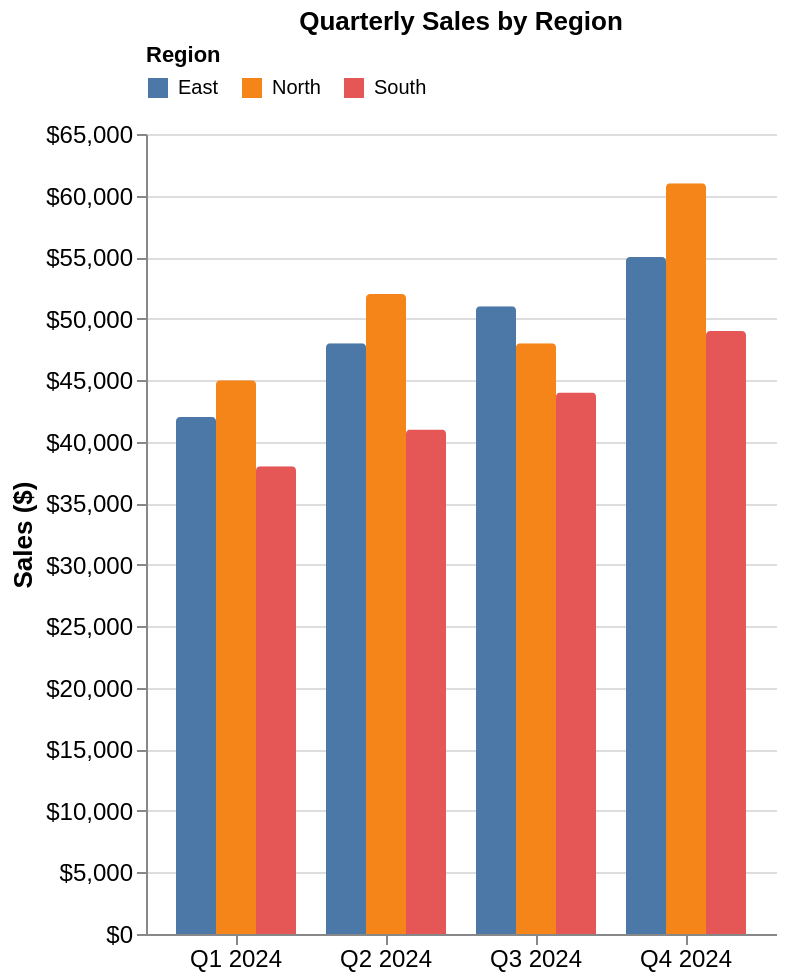

Here is the Vega-Lite specification saved for this chart:
### Vega-Lite specification from a JSON file in a GitHub repository (floating-point values rounded to 4 significant figures)
{"$schema": "https://vega.github.io/schema/vega-lite/v6.json", "_metadata": {"dataFormat": "Array of objects with 'category' (nominal), 'region' (nominal grouping variable), and 'sales' (quantitative) fields. Each category has one entry per group.", "customization": ["Replace 'values' array with your data", "Change field names in encoding.x.field, encoding.xOffset.field, encoding.y.field, encoding.color.field, and tooltip fields", "Adjust encoding.y.axis.title and encoding.y.axis.format for your units", "Update encoding.color.legend.title for your grouping variable", "Modify title and description for your context"]}, "title": "Quarterly Sales by Region", "description": "Grouped bar chart comparing quarterly sales across four regions (North, South, East, West). All regions show growth from Q1 to Q4, with North leading in most quarters.", "width": "container", "height": 400, "data": {"values": [{"category": "Q1 2024", "region": "North", "sales": 45000}, {"category": "Q1 2024", "region": "South", "sales": 38000}, {"category": "Q1 2024", "region": "East", "sales": 42000}, {"category": "Q2 2024", "region": "North", "sales": 52000}, {"category": "Q2 2024", "region": "South", "sales": 41000}, {"category": "Q2 2024", "region": "East", "sales": 48000}, {"category": "Q3 2024", "region": "North", "sales": 48000}, {"category": "Q3 2024", "region": "South", "sales": 44000}, {"category": "Q3 2024", "region": "East", "sales": 51000}, {"category": "Q4 2024", "region": "North", "sales": 61000}, {"category": "Q4 2024", "region": "South", "sales": 49000}, {"category": "Q4 2024", "region": "East", "sales": 55000}]}, "mark": {"type": "bar", "tooltip": true, "cornerRadiusTopLeft": 2, "cornerRadiusTopRight": 2}, "encoding": {"x": {"field": "category", "type": "nominal", "axis": {"title": null, "labelAngle": 0}}, "xOffset": {"field": "region", "type": "nominal"}, "y": {"field": "sales", "type": "quantitative", "axis": {"title": "Sales ($)", "format": "$,.0f"}, "scale": {"zero": true}}, "color": {"field": "region", "type": "nominal", "scale": {"scheme": "tableau10"}, "legend": {"title": "Region", "orient": "top"}}, "tooltip": [{"field": "category", "type": "nominal", "title": "Quarter"}, {"field": "region", "type": "nominal", "title": "Region"}, {"field": "sales", "type": "quantitative", "title": "Sales ($)", "format": "$,.0f"}]}, "config": {"view": {"stroke": null}, "axis": {"labelFontSize": 12, "titleFontSize": 13}}}
